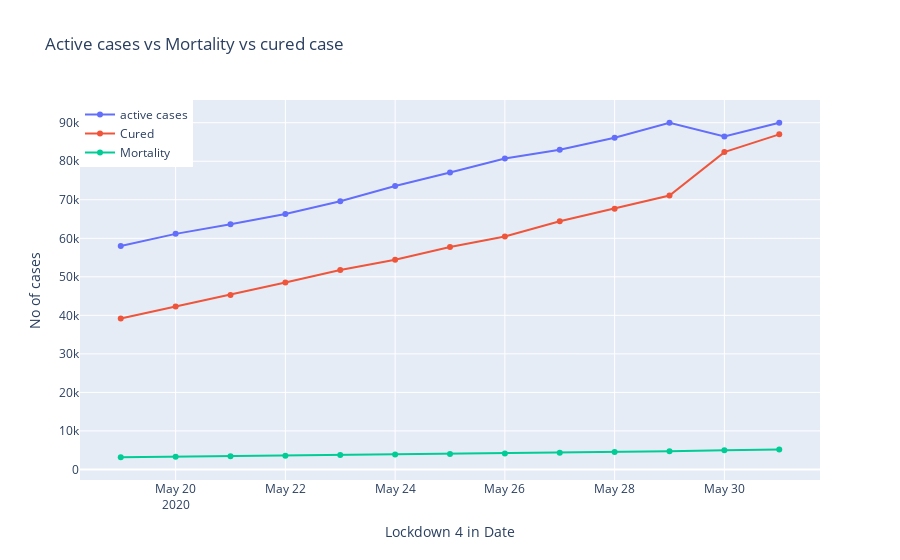

The notebook cell saved with this chart:
### Code cell
fig = go.Figure()
fig.add_trace(go.Scatter(x = Lockdown_4['Date'], y = (Lockdown_4['Active_cases']), name = "active cases"))
fig.add_trace(go.Scatter(x = Lockdown_4['Date'], y = Lockdown_4['Cured'], name = "Cured"))
fig.add_trace(go.Scatter(x = Lockdown_4['Date'], y = Lockdown_4['Deaths'], name = "Mortality"))
fig.update_layout(title = "Active cases vs Mortality vs cured case", xaxis_title = 'Lockdown 4 in Date', yaxis_title = 'No of cases',
                 legend = dict(x=0,y=1,traceorder="normal"))
fig.show()

### Figure 1 — Plotly figure (JSON) as saved in the notebook; plotly's stock layout.template omitted (floating-point values rounded to 4 significant figures)
{"data": [{"name": "active cases", "type": "scatter", "x": ["2020-05-19T00:00:00", "2020-05-20T00:00:00", "2020-05-21T00:00:00", "2020-05-22T00:00:00", "2020-05-23T00:00:00", "2020-05-24T00:00:00", "2020-05-25T00:00:00", "2020-05-26T00:00:00", "2020-05-27T00:00:00", "2020-05-28T00:00:00", "2020-05-29T00:00:00", "2020-05-30T00:00:00", "2020-05-31T00:00:00"], "y": [57988, 61149, 63624, 66330, 69597, 73560, 77103, 80722, 83004, 86110, 89987, 86422, 89995]}, {"name": "Cured", "type": "scatter", "x": ["2020-05-19T00:00:00", "2020-05-20T00:00:00", "2020-05-21T00:00:00", "2020-05-22T00:00:00", "2020-05-23T00:00:00", "2020-05-24T00:00:00", "2020-05-25T00:00:00", "2020-05-26T00:00:00", "2020-05-27T00:00:00", "2020-05-28T00:00:00", "2020-05-29T00:00:00", "2020-05-30T00:00:00", "2020-05-31T00:00:00"], "y": [39174, 42298, 45300, 48534, 51784, 54441, 57721, 60491, 64426, 67692, 71106, 82370, 86984]}, {"name": "Mortality", "type": "scatter", "x": ["2020-05-19T00:00:00", "2020-05-20T00:00:00", "2020-05-21T00:00:00", "2020-05-22T00:00:00", "2020-05-23T00:00:00", "2020-05-24T00:00:00", "2020-05-25T00:00:00", "2020-05-26T00:00:00", "2020-05-27T00:00:00", "2020-05-28T00:00:00", "2020-05-29T00:00:00", "2020-05-30T00:00:00", "2020-05-31T00:00:00"], "y": [3163, 3303, 3435, 3583, 3720, 3867, 4021, 4167, 4337, 4531, 4706, 4971, 5164]}], "layout": {"legend": {"traceorder": "normal", "x": 0, "y": 1}, "title": {"text": "Active cases vs Mortality vs cured case"}, "xaxis": {"title": {"text": "Lockdown 4 in Date"}}, "yaxis": {"title": {"text": "No of cases"}}}}
